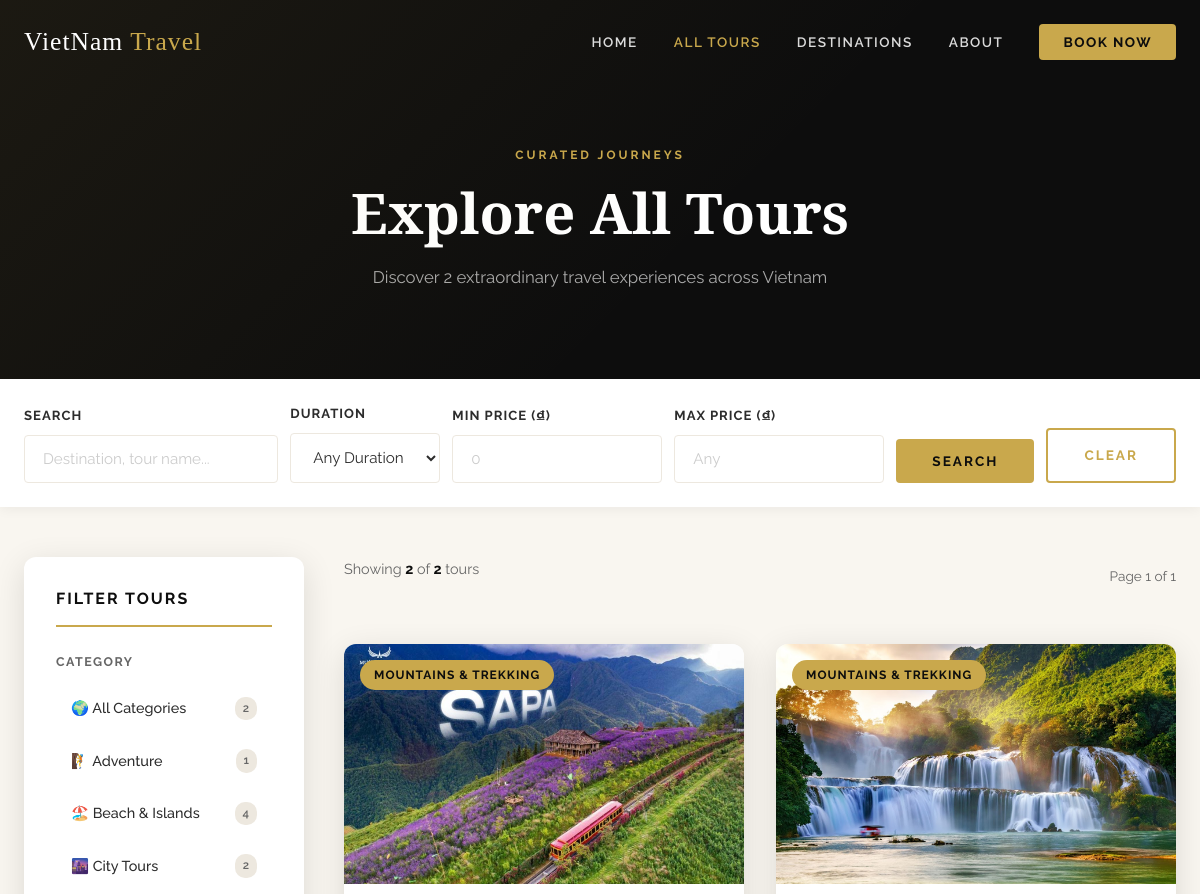
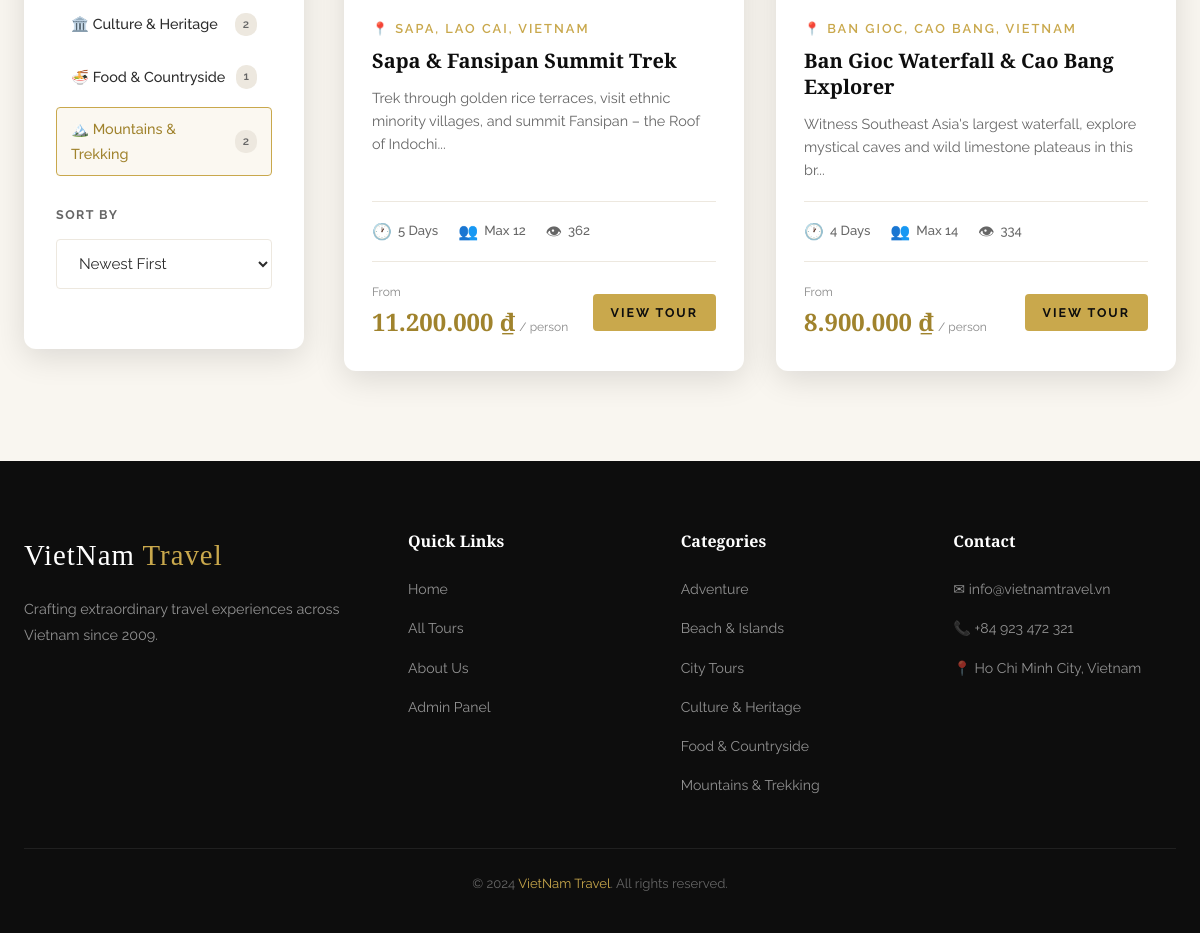
/tours.php?category=2, run on the app's committed database (2 pictures, top to bottom).
### tables this page shows
CREATE TABLE IF NOT EXISTS categories (
    id          INT AUTO_INCREMENT PRIMARY KEY,
    name        VARCHAR(100) NOT NULL UNIQUE,
    slug        VARCHAR(100) NOT NULL UNIQUE,
    description TEXT,
    icon        VARCHAR(10) DEFAULT '✈️',
    created_at  TIMESTAMP DEFAULT CURRENT_TIMESTAMP
);

CREATE TABLE IF NOT EXISTS tours (
    id           INT AUTO_INCREMENT PRIMARY KEY,
    title        VARCHAR(255) NOT NULL,
    slug         VARCHAR(255) NOT NULL UNIQUE,
    description  TEXT NOT NULL,
    content      TEXT,
    price        BIGINT NOT NULL DEFAULT 0,
    duration     INT NOT NULL DEFAULT 1,
    max_people   INT NOT NULL DEFAULT 10,
    destination  VARCHAR(255) NOT NULL,
    category_id  INT NOT NULL,
    image_url    VARCHAR(255),
    status       ENUM('active','inactive') DEFAULT 'active',
    views        INT DEFAULT 0,
    created_at   TIMESTAMP DEFAULT CURRENT_TIMESTAMP,
    updated_at   TIMESTAMP DEFAULT CURRENT_TIMESTAMP ON UPDATE CURRENT_TIMESTAMP,
    FOREIGN KEY (category_id) REFERENCES categories(id) ON DELETE CASCADE
);

### tours.php (the view, shortened to what this page needs)
<?php
include 'includes/db-connect.php';
$search    = isset($_GET['search'])    ? trim($_GET['search'])    : '';
$cat_id    = isset($_GET['category'])  ? (int)$_GET['category']   : 0;
$duration  = isset($_GET['duration'])  ? trim($_GET['duration'])   : '';
$sort      = isset($_GET['sort'])      ? trim($_GET['sort'])       : 'newest';
$min_price = isset($_GET['min_price']) ? (int)$_GET['min_price']   : 0;
$max_price = isset($_GET['max_price']) ? (int)$_GET['max_price']   : 0;
$per_page     = 6;
$current_page = max(1, isset($_GET['page']) ? (int)$_GET['page'] : 1);
$where = "WHERE t.status = 'active'";
if ($cat_id > 0)       $where .= " AND t.category_id = $cat_id";
$order = "t.created_at DESC";
$total_row   = mysqli_fetch_assoc(mysqli_query($conn, "SELECT COUNT(*) as total FROM tours t JOIN categories c ON t.category_id = c.id $where"));
$total       = $total_row['total'];
$total_pages = max(1, ceil($total / $per_page));
$offset      = ($current_page - 1) * $per_page;
$result      = mysqli_query($conn, "SELECT t.*, c.name as cat_name FROM tours t JOIN categories c ON t.category_id = c.id $where ORDER BY $order LIMIT $per_page OFFSET $offset");
$cat_result  = mysqli_query($conn, "SELECT id, name, icon FROM categories ORDER BY name");
function buildQuery($extra = []) { $base = $_GET; unset($base['page']); return http_build_query(array_merge($base, $extra)); }
?>
<!DOCTYPE html>
<html lang="en">
<head>
    <link rel="stylesheet" href="css/style.css">
</head>
<body>
<?php include 'includes/navbar.php'; ?>
<div class="page-hero">
    <div class="container">
        <span class="section-label">Curated Journeys</span>
        <h1>Explore All Tours</h1>
        <p>Discover <?php echo $total; ?> extraordinary travel experiences across Vietnam</p>
    </div>
</div>
<div style="background:var(--white);padding:24px 0;box-shadow:0 2px 12px rgba(0,0,0,0.06);">
    <div class="container">
        <form method="GET" action="tours.php" style="display:flex;gap:12px;flex-wrap:wrap;align-items:flex-end;">
            <div class="form-group" style="margin:0;flex:1;min-width:200px;">
                <label>Search</label>
                <input type="text" name="search" class="form-control" placeholder="Destination, tour name..." value="<?php echo htmlspecialchars($search); ?>">
            </div>
            <div class="form-group" style="margin:0;min-width:150px;">
                <label>Duration</label>
                <select name="duration" class="form-control">
                    <option value="">Any Duration</option>
                </select>
            </div>
            <div class="form-group" style="margin:0;min-width:130px;">
                <label>Min Price (₫)</label>
                <input type="number" name="min_price" class="form-control" placeholder="0" value="<?php echo $min_price ?: ''; ?>">
            </div>
            <div class="form-group" style="margin:0;min-width:130px;">
                <label>Max Price (₫)</label>
                <input type="number" name="max_price" class="form-control" placeholder="Any" value="<?php echo $max_price ?: ''; ?>">
            </div>
            <button type="submit" class="btn btn-gold">Search</button>
            <?php if (!empty($search) || $cat_id || $duration || $min_price || $max_price): ?>
            <a href="tours.php" class="btn btn-outline">Clear</a>
            <?php endif; ?>
        </form>
    </div>
</div>
<section class="section" style="padding-top:50px;">
    <div class="container">
        <div class="tours-layout">
            <aside class="filter-sidebar">
                <h3>Filter Tours</h3>
                <div class="filter-section">
                    <div class="filter-section-title">Category</div>
                    <ul class="category-filter-list">
                        <li>
                            <a href="tours.php?<?php echo buildQuery(['category'=>'']); ?>" class="<?php echo !$cat_id?'active':''; ?>">
                                🌍 All Categories <span class="cat-count-badge"><?php echo $total; ?></span>
                            </a>
                        </li>
                        <?php
                        mysqli_data_seek($cat_result, 0);
                        while ($cat = mysqli_fetch_assoc($cat_result)):
                            $cn = mysqli_fetch_assoc(mysqli_query($conn, "SELECT COUNT(*) as n FROM tours WHERE category_id={$cat['id']} AND status='active'"));
                        ?>
                        <li>
                            <a href="tours.php?<?php echo buildQuery(['category'=>$cat['id']]); ?>" class="<?php echo $cat_id==$cat['id']?'active':''; ?>">
                                <?php echo $cat['icon']; ?> <?php echo htmlspecialchars($cat['name']); ?>
                                <span class="cat-count-badge"><?php echo $cn['n']; ?></span>
                            </a>
                        </li>
                        <?php endwhile; ?>
                    </ul>
                </div>
                <div class="filter-section">
                    <div class="filter-section-title">Sort By</div>
                    <form method="GET" id="sortForm">
                        <select name="sort" class="form-control" onchange="document.getElementById('sortForm').submit()">
                            <option value="newest"     <?php echo $sort==='newest'    ?'selected':''; ?>>Newest First</option>
                        </select>
                    </form>
                </div>
            </aside>
            <div>
                <div class="results-header">
                    <p class="results-count">
                        Showing <strong><?php echo min($per_page, max(0,$total-$offset)); ?></strong> of <strong><?php echo $total; ?></strong> tours
                    </p>
                    <span style="font-size:0.85rem;color:var(--text-light);">Page <?php echo $current_page; ?> of <?php echo $total_pages; ?></span>
                </div>
                <?php if ($total > 0): ?>
                <div class="tours-grid">
                    <?php while ($tour = mysqli_fetch_assoc($result)): ?>
                    <div class="tour-card">
                        <div class="tour-card-image">
                            <img src="<?php echo htmlspecialchars($tour['image_url']); ?>" alt="<?php echo htmlspecialchars($tour['title']); ?>" loading="lazy">
                            <span class="tour-card-badge"><?php echo htmlspecialchars($tour['cat_name']); ?></span>
                        </div>
                        <div class="tour-card-body">
                            <div class="tour-card-destination">📍 <?php echo htmlspecialchars($tour['destination']); ?></div>
                            <h3 class="tour-card-title"><?php echo htmlspecialchars($tour['title']); ?></h3>
                            <p class="tour-card-excerpt"><?php echo substr(htmlspecialchars($tour['description']), 0, 110) . '...'; ?></p>
                            <div class="tour-card-meta">
                                <div class="tour-meta-item"><span class="icon">🕐</span><?php echo $tour['duration']; ?> Days</div>
                                <div class="tour-meta-item"><span class="icon">👥</span>Max <?php echo $tour['max_people']; ?></div>
                                <div class="tour-meta-item"><span class="icon">👁</span><?php echo number_format($tour['views']); ?></div>
                            </div>
                            <div class="tour-card-footer">
                                <div class="tour-price">
                                    <span class="from">From</span>
                                    <span class="amount"><?php echo number_format($tour['price'], 0, ',', '.'); ?> ₫</span>
                                    <span class="per">/ person</span>
                                </div>
                                <a href="tour-detail.php?id=<?php echo $tour['id']; ?>" class="btn btn-gold btn-sm">View Tour</a>
                            </div>
                        </div>
                    </div>
                    <?php endwhile; ?>
                </div>
                <?php endif; ?>
            </div>
        </div>
    </div>
</section>
<?php include 'includes/footer.php'; ?>
</body>
</html>

### includes/footer.php (shortened to what this page needs)
<?php
$footer_cats = mysqli_query($conn, "SELECT name, slug FROM categories ORDER BY name LIMIT 6");
?>
<footer class="footer">
    <div class="container">
        <div class="footer-grid">
            <div class="footer-brand">
                <a href="index.php" class="nav-logo">VietNam <span>Travel</span></a>
                <p>Crafting extraordinary travel experiences across Vietnam since 2009.</p>
            </div>
            <div>
                <h4 class="footer-heading">Quick Links</h4>
                <ul class="footer-links">
                    <li><a href="index.php">Home</a></li>
                    <li><a href="tours.php">All Tours</a></li>
                    <li><a href="index.php#why-us">About Us</a></li>
                    <li><a href="admin-tours.php">Admin Panel</a></li>
                </ul>
            </div>
            <div>
                <h4 class="footer-heading">Categories</h4>
                <ul class="footer-links">
                    <?php while ($fc = mysqli_fetch_assoc($footer_cats)): ?>
                    <li><a href="category.php?slug=<?php echo $fc['slug']; ?>"><?php echo htmlspecialchars($fc['name']); ?></a></li>
                    <?php endwhile; ?>
                </ul>
            </div>
            <div>
                <h4 class="footer-heading">Contact</h4>
                <ul class="footer-links">
                    <li><a href="#">✉ info@vietnamtravel.vn</a></li>
                    <li><a href="#">📞 +84 923 472 321</a></li>
                    <li><a href="#">📍 Ho Chi Minh City, Vietnam</a></li>
                </ul>
            </div>
        </div>
        <div class="footer-bottom">
            <p>&copy; 2024 <span>VietNam Travel</span>. All rights reserved.</p>
        </div>
    </div>
</footer>

### tours.php (style rules this page uses)
.tours-layout { display:grid; grid-template-columns:280px 1fr; gap:40px; align-items:start; }
.filter-sidebar { background:var(--white); border-radius:var(--radius-lg); padding:32px; box-shadow:var(--shadow); position:sticky; top:100px; }
.filter-sidebar h3 { font-size:1rem; letter-spacing:2px; text-transform:uppercase; font-family:var(--font-body); font-weight:700; color:var(--dark); margin-bottom:24px; padding-bottom:16px; border-bottom:2px solid var(--gold); }
.filter-section { margin-bottom:28px; }
.filter-section-title { font-size:0.78rem; letter-spacing:1.5px; text-transform:uppercase; font-weight:700; color:var(--text-light); margin-bottom:14px; }
.category-filter-list { list-style:none; }
.category-filter-list li { margin-bottom:8px; }
.category-filter-list a { display:flex; align-items:center; gap:10px; padding:9px 14px; border-radius:var(--radius); color:var(--text); font-size:0.9rem; font-weight:500; transition:var(--transition); border:1px solid transparent; }
.category-filter-list a:hover, .category-filter-list a.active { background:rgba(201,168,76,0.08); border-color:var(--gold); color:var(--gold-dark); }
.cat-count-badge { margin-left:auto; background:var(--light-2); color:var(--text-light); font-size:0.72rem; padding:2px 8px; border-radius:10px; font-weight:600; }
.results-header { display:flex; align-items:center; justify-content:space-between; margin-bottom:28px; flex-wrap:wrap; gap:12px; }
.results-count { font-size:0.9rem; color:var(--text-light); }
.results-count strong { color:var(--dark); }

### data on the page
categories: icon "🧗", name "Adventure", n "1"
categories: icon "🏖️", name "Beach & Islands", n "4"
categories: icon "🌆", name "City Tours", n "2"
categories: icon "🏛️", name "Culture & Heritage", n "2"
categories: icon "🍜", name "Food & Countryside", n "1"
categories: icon "🏔️", name "Mountains & Trekking", n "2"
tours: image_url (picture), category.name "MOUNTAINS & TREKKING", destination "SAPA, LAO CAI, VIETNAM", title "Sapa & Fansipan Summit Trek", description "Trek through golden rice terraces, visit ethnic minority villages, and summit Fansipan – the Roof of Indochi", duration "5", max_people "12", views "362", price "11.200.000"
tours: image_url (picture), category.name "MOUNTAINS & TREKKING", destination "BAN GIOC, CAO BANG, VIETNAM", title "Ban Gioc Waterfall & Cao Bang Explorer", description "Witness Southeast Asia's largest waterfall, explore mystical caves and wild limestone plateaus in this br", duration "4", max_people "14", views "334", price "8.900.000"

### other printed values
$total "2"
min($per_page, max(0,$total-$offset)) "2"
$current_page "1"
$total_pages "1"
